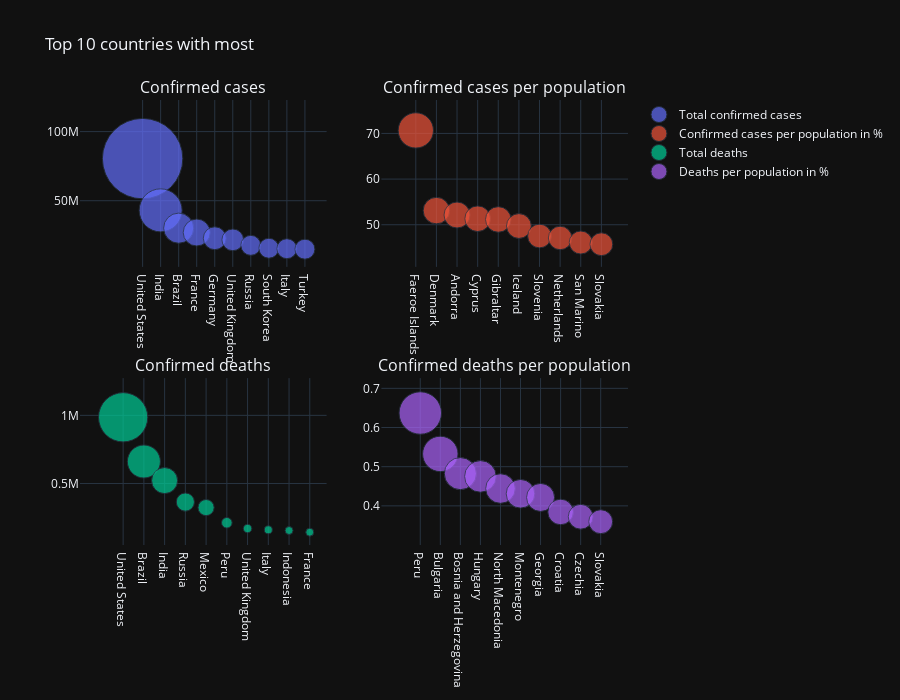

Notebook source saved alongside this figure:
### Code cell
from plotly.subplots import make_subplots

fig = make_subplots(cols=2, rows=2, subplot_titles=(
    'Confirmed cases', 'Confirmed cases per population', 'Confirmed deaths', 'Confirmed deaths per population'))
size = sorted_country_df.confirmed.head(10) / 1000
fig.add_trace(
    go.Scatter(x=sorted_country_df.country.head(10), y=sorted_country_df.confirmed.head(10), mode="markers",
               name="Total confirmed cases",
               marker=dict(size=size, sizemode='diameter',
                           sizeref=1000, sizemin=10)), col=1, row=1)
size = np.array(sorted_country_pop_df.confirmed_per_pop.head(10) * 50).astype(int)

fig.add_trace(
    go.Scatter(x=sorted_country_pop_df.country.head(10),
               y=sorted_country_pop_df.confirmed_per_pop.head(10), mode="markers",
               name="Confirmed cases per population in %",
               marker=dict(size=size, sizemode='diameter',
                           sizeref=100, sizemin=4)), col=2, row=1)
size = sorted_country_death_df.deaths.head(10) / 1000
fig.add_trace(
    go.Scatter(x=sorted_country_death_df.country.head(10), y=sorted_country_death_df.deaths.head(10), mode="markers",
               name="Total deaths",
               marker=dict(size=size, sizemode='diameter',
                           sizeref=20, sizemin=4)), col=1, row=2)
size = np.array(sorted_country_death_pop_df.deaths_per_pop.head(10) * 1000).astype(int)
fig.add_trace(
    go.Scatter(x=sorted_country_death_pop_df.country.head(10), y=sorted_country_death_pop_df.deaths_per_pop.head(10),
               name="Deaths per population in %",
               mode="markers",
               marker=dict(size=size, sizemode='diameter',
                           sizeref=15, sizemin=4)), col=2, row=2)
fig.update_layout(height=700, title="Top 10 countries with most")

fig.show()

### Figure 1 — Plotly figure (JSON) as saved in the notebook; plotly's stock layout.template omitted (floating-point values rounded to 4 significant figures)
{"data": [{"marker": {"size": [80450.0, 43040.0, 30160.0, 27030.0, 22880.0, 21710.0, 17750.0, 15640.0, 15320.0, 14970.0], "sizemin": 10, "sizemode": "diameter", "sizeref": 1000}, "mode": "markers", "name": "Total confirmed cases", "x": ["United States", "India", "Brazil", "France", "Germany", "United Kingdom", "Russia", "South Korea", "Italy", "Turkey"], "y": [80450000.0, 43040000.0, 30160000.0, 27030000.0, 22880000.0, 21710000.0, 17750000.0, 15640000.0, 15320000.0, 14970000.0], "type": "scatter", "xaxis": "x", "yaxis": "y"}, {"marker": {"size": [3532, 2655, 2606, 2566, 2557, 2485, 2376, 2355, 2305, 2286], "sizemin": 4, "sizemode": "diameter", "sizeref": 100}, "mode": "markers", "name": "Confirmed cases per population in %", "x": ["Faeroe Islands", "Denmark", "Andorra", "Cyprus", "Gibraltar", "Iceland", "Slovenia", "Netherlands", "San Marino", "Slovakia"], "y": [70.65, 53.1, 52.13, 51.32, 51.16, 49.72, 47.53, 47.11, 46.11, 45.73], "type": "scatter", "xaxis": "x2", "yaxis": "y2"}, {"marker": {"size": [985.8, 661.6, 521.7, 364.5, 323.7, 212.5, 170.3, 160.9, 155.7, 143.5], "sizemin": 4, "sizemode": "diameter", "sizeref": 20}, "mode": "markers", "name": "Total deaths", "x": ["United States", "Brazil", "India", "Russia", "Mexico", "Peru", "United Kingdom", "Italy", "Indonesia", "France"], "y": [985800.0, 661600.0, 521700.0, 364500.0, 323700.0, 212500.0, 170300.0, 160900.0, 155700.0, 143500.0], "type": "scatter", "xaxis": "x3", "yaxis": "y3"}, {"marker": {"size": [637, 532, 482, 475, 444, 430, 421, 384, 372, 359], "sizemin": 4, "sizemode": "diameter", "sizeref": 15}, "mode": "markers", "name": "Deaths per population in %", "x": ["Peru", "Bulgaria", "Bosnia and Herzegovina", "Hungary", "North Macedonia", "Montenegro", "Georgia", "Croatia", "Czechia", "Slovakia"], "y": [0.637, 0.5326, 0.4823, 0.4752, 0.4442, 0.4309, 0.4216, 0.3845, 0.3722, 0.3596], "type": "scatter", "xaxis": "x4", "yaxis": "y4"}], "layout": {"xaxis": {"anchor": "y", "domain": [0.0, 0.45]}, "yaxis": {"anchor": "x", "domain": [0.625, 1.0]}, "xaxis2": {"anchor": "y2", "domain": [0.55, 1.0]}, "yaxis2": {"anchor": "x2", "domain": [0.625, 1.0]}, "xaxis3": {"anchor": "y3", "domain": [0.0, 0.45]}, "yaxis3": {"anchor": "x3", "domain": [0.0, 0.375]}, "xaxis4": {"anchor": "y4", "domain": [0.55, 1.0]}, "yaxis4": {"anchor": "x4", "domain": [0.0, 0.375]}, "annotations": [{"font": {"size": 16}, "showarrow": false, "text": "Confirmed cases", "x": 0.225, "xanchor": "center", "xref": "paper", "y": 1.0, "yanchor": "bottom", "yref": "paper"}, {"font": {"size": 16}, "showarrow": false, "text": "Confirmed cases per population", "x": 0.775, "xanchor": "center", "xref": "paper", "y": 1.0, "yanchor": "bottom", "yref": "paper"}, {"font": {"size": 16}, "showarrow": false, "text": "Confirmed deaths", "x": 0.225, "xanchor": "center", "xref": "paper", "y": 0.375, "yanchor": "bottom", "yref": "paper"}, {"font": {"size": 16}, "showarrow": false, "text": "Confirmed deaths per population", "x": 0.775, "xanchor": "center", "xref": "paper", "y": 0.375, "yanchor": "bottom", "yref": "paper"}], "height": 700, "title": {"text": "Top 10 countries with most"}}}
